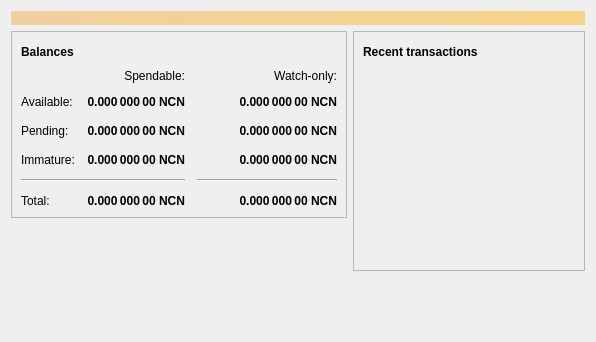
<?xml version="1.0" encoding="UTF-8"?>
<ui version="4.0">
 <class>OverviewPage</class>
 <widget class="QWidget" name="OverviewPage">
  <property name="geometry">
   <rect>
    <x>0</x>
    <y>0</y>
    <width>596</width>
    <height>342</height>
   </rect>
  </property>
  <property name="windowTitle">
   <string>Form</string>
  </property>
  <layout class="QVBoxLayout" name="topLayout">
   <item>
    <widget class="QLabel" name="labelAlerts">
     <property name="visible">
      <bool>false</bool>
     </property>
     <property name="styleSheet">
      <string notr="true">QLabel { background-color: qlineargradient(x1: 0, y1: 0, x2: 1, y2: 0, stop:0 #F0D0A0, stop:1 #F8D488); color:#000000; }</string>
     </property>
     <property name="wordWrap">
      <bool>true</bool>
     </property>
     <property name="margin">
      <number>3</number>
     </property>
     <property name="textInteractionFlags">
      <set>Qt::TextSelectableByMouse</set>
     </property>
    </widget>
   </item>
   <item>
    <layout class="QHBoxLayout" name="horizontalLayout" stretch="1,1">
     <item>
      <layout class="QVBoxLayout" name="verticalLayout_2">
       <item>
        <widget class="QFrame" name="frame">
         <property name="frameShape">
          <enum>QFrame::StyledPanel</enum>
         </property>
         <property name="frameShadow">
          <enum>QFrame::Raised</enum>
         </property>
         <layout class="QVBoxLayout" name="verticalLayout_4">
          <item>
           <layout class="QHBoxLayout" name="horizontalLayout_4">
            <item>
             <widget class="QLabel" name="label_5">
              <property name="font">
               <font>
                <weight>75</weight>
                <bold>true</bold>
               </font>
              </property>
              <property name="text">
               <string>Balances</string>
              </property>
             </widget>
            </item>
            <item>
             <widget class="QPushButton" name="labelWalletStatus">
              <property name="enabled">
               <bool>true</bool>
              </property>
              <property name="maximumSize">
               <size>
                <width>30</width>
                <height>16777215</height>
               </size>
              </property>
              <property name="toolTip">
               <string>The displayed information may be out of date. Your wallet automatically synchronizes with the Newcoin network after a connection is established, but this process has not completed yet.</string>
              </property>
              <property name="text">
               <string/>
              </property>
              <property name="icon">
               <iconset resource="../bitcoin.qrc">
                <normaloff>:/icons/warning</normaloff>
                <disabledoff>:/icons/warning</disabledoff>:/icons/warning</iconset>
              </property>
              <property name="iconSize">
               <size>
                <width>24</width>
                <height>24</height>
               </size>
              </property>
              <property name="flat">
               <bool>true</bool>
              </property>
             </widget>
            </item>
            <item>
             <spacer name="horizontalSpacer_3">
              <property name="orientation">
               <enum>Qt::Horizontal</enum>
              </property>
              <property name="sizeHint" stdset="0">
               <size>
                <width>40</width>
                <height>20</height>
               </size>
              </property>
             </spacer>
            </item>
           </layout>
          </item>
          <item>
           <layout class="QGridLayout" name="gridLayout">
            <property name="spacing">
             <number>12</number>
            </property>
            <item row="2" column="2">
             <widget class="QLabel" name="labelWatchPending">
              <property name="font">
               <font>
                <weight>75</weight>
                <bold>true</bold>
               </font>
              </property>
              <property name="cursor">
               <cursorShape>IBeamCursor</cursorShape>
              </property>
              <property name="toolTip">
               <string>Unconfirmed transactions to watch-only addresses</string>
              </property>
              <property name="text">
               <string notr="true">0.000 000 00 NCN</string>
              </property>
              <property name="alignment">
               <set>Qt::AlignRight|Qt::AlignTrailing|Qt::AlignVCenter</set>
              </property>
              <property name="textInteractionFlags">
               <set>Qt::LinksAccessibleByMouse|Qt::TextSelectableByKeyboard|Qt::TextSelectableByMouse</set>
              </property>
             </widget>
            </item>
            <item row="2" column="1">
             <widget class="QLabel" name="labelUnconfirmed">
              <property name="font">
               <font>
                <weight>75</weight>
                <bold>true</bold>
               </font>
              </property>
              <property name="cursor">
               <cursorShape>IBeamCursor</cursorShape>
              </property>
              <property name="toolTip">
               <string>Total of transactions that have yet to be confirmed, and do not yet count toward the spendable balance</string>
              </property>
              <property name="text">
               <string notr="true">0.000 000 00 NCN</string>
              </property>
              <property name="alignment">
               <set>Qt::AlignRight|Qt::AlignTrailing|Qt::AlignVCenter</set>
              </property>
              <property name="textInteractionFlags">
               <set>Qt::LinksAccessibleByMouse|Qt::TextSelectableByKeyboard|Qt::TextSelectableByMouse</set>
              </property>
             </widget>
            </item>
            <item row="3" column="2">
             <widget class="QLabel" name="labelWatchImmature">
              <property name="font">
               <font>
                <weight>75</weight>
                <bold>true</bold>
               </font>
              </property>
              <property name="cursor">
               <cursorShape>IBeamCursor</cursorShape>
              </property>
              <property name="toolTip">
               <string>Mined balance in watch-only addresses that has not yet matured</string>
              </property>
              <property name="text">
               <string notr="true">0.000 000 00 NCN</string>
              </property>
              <property name="alignment">
               <set>Qt::AlignRight|Qt::AlignTrailing|Qt::AlignVCenter</set>
              </property>
              <property name="textInteractionFlags">
               <set>Qt::LinksAccessibleByMouse|Qt::TextSelectableByKeyboard|Qt::TextSelectableByMouse</set>
              </property>
             </widget>
            </item>
            <item row="4" column="0" colspan="2">
             <widget class="Line" name="line">
              <property name="orientation">
               <enum>Qt::Horizontal</enum>
              </property>
             </widget>
            </item>
            <item row="4" column="2">
             <widget class="Line" name="lineWatchBalance">
              <property name="sizePolicy">
               <sizepolicy hsizetype="Preferred" vsizetype="Fixed">
                <horstretch>0</horstretch>
                <verstretch>0</verstretch>
               </sizepolicy>
              </property>
              <property name="minimumSize">
               <size>
                <width>140</width>
                <height>0</height>
               </size>
              </property>
              <property name="orientation">
               <enum>Qt::Horizontal</enum>
              </property>
             </widget>
            </item>
            <item row="5" column="0">
             <widget class="QLabel" name="labelTotalText">
              <property name="text">
               <string>Total:</string>
              </property>
             </widget>
            </item>
            <item row="3" column="1">
             <widget class="QLabel" name="labelImmature">
              <property name="font">
               <font>
                <weight>75</weight>
                <bold>true</bold>
               </font>
              </property>
              <property name="cursor">
               <cursorShape>IBeamCursor</cursorShape>
              </property>
              <property name="toolTip">
               <string>Mined balance that has not yet matured</string>
              </property>
              <property name="text">
               <string notr="true">0.000 000 00 NCN</string>
              </property>
              <property name="alignment">
               <set>Qt::AlignRight|Qt::AlignTrailing|Qt::AlignVCenter</set>
              </property>
              <property name="textInteractionFlags">
               <set>Qt::LinksAccessibleByMouse|Qt::TextSelectableByKeyboard|Qt::TextSelectableByMouse</set>
              </property>
             </widget>
            </item>
            <item row="2" column="3">
             <spacer name="horizontalSpacer_2">
              <property name="orientation">
               <enum>Qt::Horizontal</enum>
              </property>
              <property name="sizeHint" stdset="0">
               <size>
                <width>40</width>
                <height>20</height>
               </size>
              </property>
             </spacer>
            </item>
            <item row="3" column="0">
             <widget class="QLabel" name="labelImmatureText">
              <property name="text">
               <string>Immature:</string>
              </property>
             </widget>
            </item>
            <item row="5" column="1">
             <widget class="QLabel" name="labelTotal">
              <property name="font">
               <font>
                <weight>75</weight>
                <bold>true</bold>
               </font>
              </property>
              <property name="cursor">
               <cursorShape>IBeamCursor</cursorShape>
              </property>
              <property name="toolTip">
               <string>Your current total balance</string>
              </property>
              <property name="text">
               <string notr="true">0.000 000 00 NCN</string>
              </property>
              <property name="alignment">
               <set>Qt::AlignRight|Qt::AlignTrailing|Qt::AlignVCenter</set>
              </property>
              <property name="textInteractionFlags">
               <set>Qt::LinksAccessibleByMouse|Qt::TextSelectableByKeyboard|Qt::TextSelectableByMouse</set>
              </property>
             </widget>
            </item>
            <item row="5" column="2">
             <widget class="QLabel" name="labelWatchTotal">
              <property name="font">
               <font>
                <weight>75</weight>
                <bold>true</bold>
               </font>
              </property>
              <property name="cursor">
               <cursorShape>IBeamCursor</cursorShape>
              </property>
              <property name="toolTip">
               <string>Current total balance in watch-only addresses</string>
              </property>
              <property name="text">
               <string notr="true">0.000 000 00 NCN</string>
              </property>
              <property name="alignment">
               <set>Qt::AlignRight|Qt::AlignTrailing|Qt::AlignVCenter</set>
              </property>
              <property name="textInteractionFlags">
               <set>Qt::LinksAccessibleByMouse|Qt::TextSelectableByKeyboard|Qt::TextSelectableByMouse</set>
              </property>
             </widget>
            </item>
            <item row="0" column="2">
             <widget class="QLabel" name="labelWatchonly">
              <property name="text">
               <string>Watch-only:</string>
              </property>
              <property name="alignment">
               <set>Qt::AlignRight|Qt::AlignTrailing|Qt::AlignVCenter</set>
              </property>
             </widget>
            </item>
            <item row="1" column="0">
             <widget class="QLabel" name="labelBalanceText">
              <property name="text">
               <string>Available:</string>
              </property>
             </widget>
            </item>
            <item row="1" column="1">
             <widget class="QLabel" name="labelBalance">
              <property name="font">
               <font>
                <weight>75</weight>
                <bold>true</bold>
               </font>
              </property>
              <property name="cursor">
               <cursorShape>IBeamCursor</cursorShape>
              </property>
              <property name="toolTip">
               <string>Your current spendable balance</string>
              </property>
              <property name="text">
               <string notr="true">0.000 000 00 NCN</string>
              </property>
              <property name="alignment">
               <set>Qt::AlignRight|Qt::AlignTrailing|Qt::AlignVCenter</set>
              </property>
              <property name="textInteractionFlags">
               <set>Qt::LinksAccessibleByMouse|Qt::TextSelectableByKeyboard|Qt::TextSelectableByMouse</set>
              </property>
             </widget>
            </item>
            <item row="1" column="2">
             <widget class="QLabel" name="labelWatchAvailable">
              <property name="font">
               <font>
                <weight>75</weight>
                <bold>true</bold>
               </font>
              </property>
              <property name="cursor">
               <cursorShape>IBeamCursor</cursorShape>
              </property>
              <property name="toolTip">
               <string>Your current balance in watch-only addresses</string>
              </property>
              <property name="text">
               <string notr="true">0.000 000 00 NCN</string>
              </property>
              <property name="alignment">
               <set>Qt::AlignRight|Qt::AlignTrailing|Qt::AlignVCenter</set>
              </property>
              <property name="textInteractionFlags">
               <set>Qt::LinksAccessibleByMouse|Qt::TextSelectableByKeyboard|Qt::TextSelectableByMouse</set>
              </property>
             </widget>
            </item>
            <item row="2" column="0">
             <widget class="QLabel" name="labelPendingText">
              <property name="text">
               <string>Pending:</string>
              </property>
             </widget>
            </item>
            <item row="0" column="1">
             <widget class="QLabel" name="labelSpendable">
              <property name="text">
               <string>Spendable:</string>
              </property>
              <property name="alignment">
               <set>Qt::AlignRight|Qt::AlignTrailing|Qt::AlignVCenter</set>
              </property>
             </widget>
            </item>
           </layout>
          </item>
         </layout>
        </widget>
       </item>
       <item>
        <spacer name="verticalSpacer">
         <property name="orientation">
          <enum>Qt::Vertical</enum>
         </property>
         <property name="sizeHint" stdset="0">
          <size>
           <width>20</width>
           <height>40</height>
          </size>
         </property>
        </spacer>
       </item>
      </layout>
     </item>
     <item>
      <layout class="QVBoxLayout" name="verticalLayout_3">
       <item>
        <widget class="QFrame" name="frame_2">
         <property name="frameShape">
          <enum>QFrame::StyledPanel</enum>
         </property>
         <property name="frameShadow">
          <enum>QFrame::Raised</enum>
         </property>
         <layout class="QVBoxLayout" name="verticalLayout">
          <item>
           <layout class="QHBoxLayout" name="horizontalLayout_2">
            <item>
             <widget class="QLabel" name="label_4">
              <property name="font">
               <font>
                <weight>75</weight>
                <bold>true</bold>
               </font>
              </property>
              <property name="text">
               <string>Recent transactions</string>
              </property>
             </widget>
            </item>
            <item>
             <widget class="QPushButton" name="labelTransactionsStatus">
              <property name="enabled">
               <bool>true</bool>
              </property>
              <property name="maximumSize">
               <size>
                <width>30</width>
                <height>16777215</height>
               </size>
              </property>
              <property name="toolTip">
               <string>The displayed information may be out of date. Your wallet automatically synchronizes with the Newcoin network after a connection is established, but this process has not completed yet.</string>
              </property>
              <property name="text">
               <string/>
              </property>
              <property name="icon">
               <iconset resource="../bitcoin.qrc">
                <normaloff>:/icons/warning</normaloff>
                <disabledoff>:/icons/warning</disabledoff>:/icons/warning</iconset>
              </property>
              <property name="iconSize">
               <size>
                <width>24</width>
                <height>24</height>
               </size>
              </property>
              <property name="flat">
               <bool>true</bool>
              </property>
             </widget>
            </item>
            <item>
             <spacer name="horizontalSpacer">
              <property name="orientation">
               <enum>Qt::Horizontal</enum>
              </property>
              <property name="sizeHint" stdset="0">
               <size>
                <width>40</width>
                <height>20</height>
               </size>
              </property>
             </spacer>
            </item>
           </layout>
          </item>
          <item>
           <widget class="QListView" name="listTransactions">
            <property name="styleSheet">
             <string notr="true">QListView { background: transparent; }</string>
            </property>
            <property name="frameShape">
             <enum>QFrame::NoFrame</enum>
            </property>
            <property name="verticalScrollBarPolicy">
             <enum>Qt::ScrollBarAlwaysOff</enum>
            </property>
            <property name="horizontalScrollBarPolicy">
             <enum>Qt::ScrollBarAlwaysOff</enum>
            </property>
            <property name="selectionMode">
             <enum>QAbstractItemView::NoSelection</enum>
            </property>
           </widget>
          </item>
         </layout>
        </widget>
       </item>
       <item>
        <spacer name="verticalSpacer_2">
         <property name="orientation">
          <enum>Qt::Vertical</enum>
         </property>
         <property name="sizeHint" stdset="0">
          <size>
           <width>20</width>
           <height>40</height>
          </size>
         </property>
        </spacer>
       </item>
      </layout>
     </item>
    </layout>
   </item>
  </layout>
 </widget>
 <resources/>
 <connections/>
</ui>
